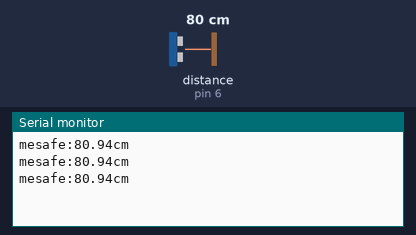
This sketch was run on a simulated Arduino Uno, built with avr-gcc and run on an emulated ATmega328P. Shown: the last lines printed to the serial monitor. Wiring (inferred from the names in the program): ultrasonic range finder: trigger pin 7; echo pin 6. Inputs (shaded band) come from the test bench; at power-on: distance to the obstacle (sensor on pin 6) 80 cm. The echo pulse lasts 58.3 µs per cm.

Above: at 1.3 s.
1.4 s: distance to the obstacle (sensor on pin 6) set to 2 cm
At 1.9 s:
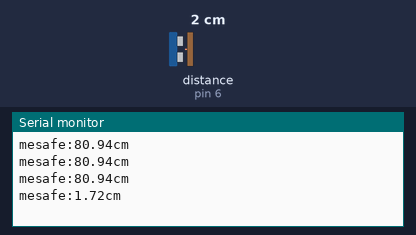
2.9 s: distance to the obstacle (sensor on pin 6) set to 4 cm
At 3.4 s:
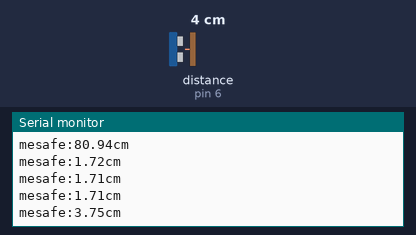
Timing chart, 0 to 5.9 s (numbered marks = the images above; inputs shaded):
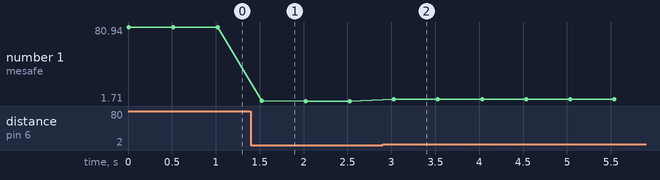

Measured:
- after the input at 1.4 s, the serial monitor: prints a new line after 0.12 s (image 1)
- after the input at 2.9 s, the serial monitor: prints a new line after 0.13 s (image 2)
- plotted number 1: 80.94 → 1.71 after the input at 1.4 s, 1.71 → 3.75 after the input at 2.9 s

The sketch:

ARDU_NO_RADAR.ino
```cpp
const int Trigger=7; //Sensörü bağladığımız pinleri belirtir.
const int echo=6;
float sure;  // değişkenler tanımlanır. Mesafenin küsüratını merak ettiğim için float cinsinden tanımlıdır.
float mesafe;


void setup() {

 pinMode(Trigger,OUTPUT); //Triggerdan ses dalgaları çıkış sağladığı için.
 pinMode(echo, INPUT);    // Gelen ses dalgalarını algıladığı(giriş) ve bilgi verdiği için.
 Serial.begin(9600); // seri port ekranını başlatmak için kullanılır.


}

void loop() {
  digitalWrite(Trigger, HIGH); // Trigger pinine güç vererek engel olup olmadığına bakılır. Bu yüzden güç gönderilir.
  delayMicroseconds(1000);    // Devamlı güç göndermemesi ve mesafe aralıklarının düzenli olması için zaman belirtilir.
  digitalWrite(Trigger, LOW);  // pine giren güç kesilir.
  sure= pulseIn(echo, HIGH);  // komut belirtilen pini takibe alır. Echo pin YÜKSEK durumdan alçağa geçene kadar süreye bakıp değişkene aktarılmasını sağlar.
  mesafe= (sure/2)/28.7;     // süre yardımıyla mesafenin hesaplanma işlemini yapar.

  Serial.print("mesafe:"); // seri ekrana yazdırılma işlemini yapar.
  Serial.print(mesafe); // değişkeni yazar.
  Serial.println("cm");
  delay(500); // bekletme fonksiyonudur.
}
```
